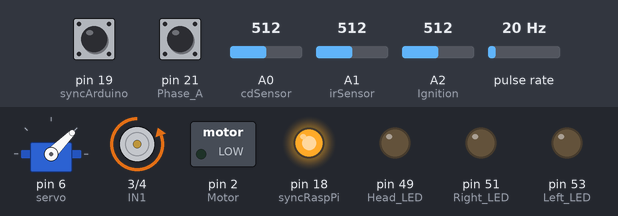
The sketch below on a simulated Arduino Mega 2560, built with avr-gcc and run on an emulated ATmega2560. Parts: servo, motor-driver pin pairs drawn as motors (green arrow = first pin HIGH = forward, orange = second pin HIGH = backward, longer = more drive), switched loads named in the sketch (green lamp = pin HIGH), output pins drawn as LEDs (lit = HIGH). Wiring (inferred from the names in the program): pulse sensor: data pin 47. The test bench sets the inputs (shaded band); at power-on: A0 (cdSensor) = 512, A1 (irSensor) = 512, pin 19 (syncArduino) HIGH, pin 21 (Phase_A) HIGH, A2 (Ignition) = 512, pulse rate 20 Hz. Servo pulses on a pin are drawn as a servo (544–2400 µs = 0–180°); pins used as bus, display or sensor lines are not drawn; what the sketch prints to the serial monitor is not drawn.

Above: at 8.2 s.
8.3 s: A0 (cdSensor) set to 585
9.8 s: A0 (cdSensor) set to 619
At 10.3 s:
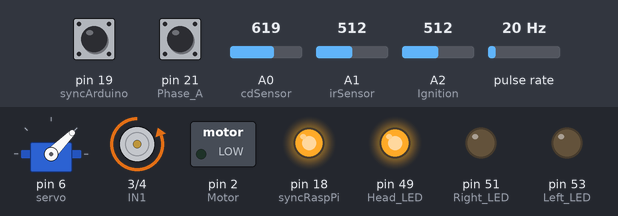
11.3 s: A1 (irSensor) set to 491
At 12.4 s:
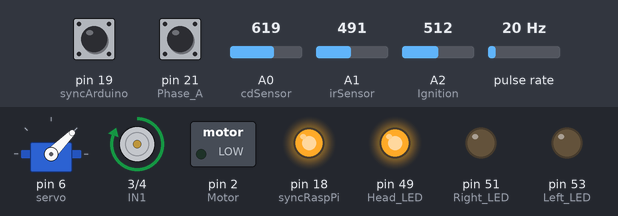
12.8 s: A0 (cdSensor) set to 590
At 13.1 s:
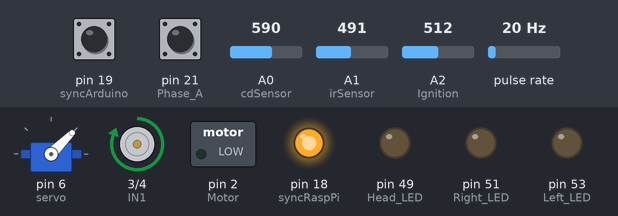
14.3 s: A0 (cdSensor) set to 610
At 15.5 s:
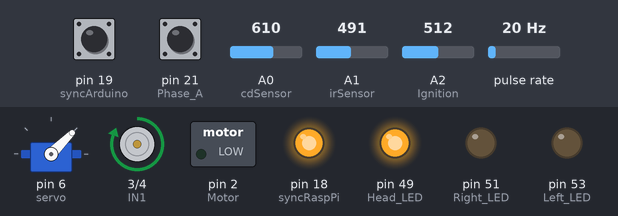
15.8 s: A0 (cdSensor) set to 306
At 17.1 s:
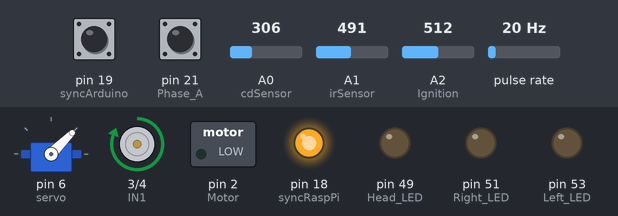
Timing chart, 0 to 18.3 s (numbered marks = the images above; inputs shaded):
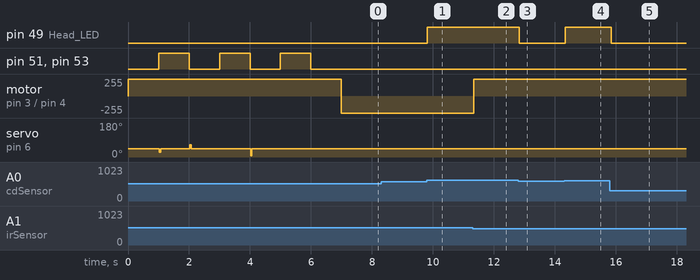

The sketch:

AutoDriving.ino
```cpp
/*  include */
#include <avr/wdt.h>

/* Configuration */
#define ENABLE  1
#define DISABLE 0

#define L298N               0
#define MD10C               1

#define ENCODER_TYPE_A      0
#define ENCODER_TYPE_B      1

#define DEBUG               ENABLE

#define MOTOR_DRIVER_SPEC   L298N
#define ENCODER_TYPE        ENCODER_TYPE_A

/*  define  */
#define WheelGear 30
#define EncoderGear 81
#define TwoPiR 0.19823
#define Resolution 360

#define Servo_MAXus     (300U)
#define Servo_MINus     (100U)

#define SamplingTime_A    0.09                    // Sec 단위 (속도 계산 주기)
#define SamplingTime_B    1.0                     // Sec 단위 (속도 계산 주기)

#define R1          9.83                          // Battery 분배 저항 1
#define R2          4.61                          // Battery 분배 저항 2

/*    Command    */
#define Command_Servo          0
#define Command_Velocity       1
#define Command_Transmission   2
#define Command_Battery        3
#define Command_CarState       4

/* Pin Number */
#define cdSensor A0
#define irSensor A1
#define Ignition A2

#define Motor       2
#if (MOTOR_DRIVER_SPEC == L298N)
#define IN1         3
#define IN2         4
#elif (MOTOR_DRIVER_SPEC == MD10C)
#define Dir         3
#else
#error "Check Motor Driver Spec!!!"
#endif
#define servo       6
#define syncRaspPi  18
#define syncArduino 19
#define Phase_B     20
#define Phase_A     21
#define Rear_LED    47
#define Head_LED    49
#define Right_LED   51
#define Left_LED    53


/* Initialize Function */
void Pin_Init();
void Interrupt_Init();
void Timer_Init();
void PWM_Init();
void Watchdog_Init();

/* Motor Function */
void Forward();
void Backward();
void Servo_power(int angle);
void Motor_power(int value);
void AEB_system();
void PI_Controller();
void PD_Controller();

/* ETC Function */
void Sensing();
void Actuating();
void Decode_command();

/* Interrupt variable */
volatile String Order = "";
volatile int Command_ID;
volatile int Command_DATA;
volatile char Command_TYPE;
volatile float Command_fData;

volatile int pulseCount = 0;
volatile float distance = 0;
volatile float velocity = 0;

/* Ignition and Battery variable */
volatile int ignitionCount = 0;
volatile int voltageData = 0;
volatile float voltage = 0;

/* Sync variable */
volatile int syncCount = 0;

/* Sensing Variable */
int brightness = 0;
int frontDistance = 0;

/* PI Motor control Varialble */
volatile float PI_motorControl = 0;
volatile float P_motorControl = 0;
volatile float I_motorControl = 0;
volatile float motorKp = 50;
volatile float motorKi = 110;
volatile float motorError = 0;

/* PD Motor control Varialble */
volatile float PD_servoControl = 0;
volatile float P_servoControl = 0;
volatile float D_servoControl = 0;
volatile float servoKp = 0.3;
volatile float servoKd = 1.5;
volatile float servoError = 0;
volatile float servoErrorPrev = 0;

float refVelocity = 0;
int power = 128;

enum Transmission {
  P = 0,
  R,
  N,
  D
};

class flag {
  public:
    volatile bool change;
    volatile bool AEB;
    volatile bool LED;
    volatile bool IG;
    volatile bool sync;
    volatile int curT;

    flag();
    ~flag();
};
flag::flag() {
  change = false;
  AEB = false;
  LED = false;
  IG = false;
  sync = false;
  curT = P;
}

flag::~flag() {

}

flag *state;

void setup() {
  // put your setup code here, to run once:
  Pin_Init();
  Timer_Init();
  Interrupt_Init();
  PWM_Init();

  state = new flag();

  Serial.begin(115200);

  Serial.println("Operating...");
  delay(1000);
  Order.reserve(200);

  Servo_power(-30);
  digitalWrite(Right_LED, HIGH);
  digitalWrite(Left_LED, HIGH);
  delay(1000);

  Servo_power(30);
  digitalWrite(Right_LED, LOW);
  digitalWrite(Left_LED, LOW);
  delay(1000);

  Servo_power(0);
  digitalWrite(Right_LED, HIGH);
  digitalWrite(Left_LED, HIGH);
  delay(1000);

  Servo_power(-60);
  digitalWrite(Right_LED, LOW);
  digitalWrite(Left_LED, LOW);
  delay(1000);

  Servo_power(60);
  digitalWrite(Right_LED, HIGH);
  digitalWrite(Left_LED, HIGH);
  delay(1000);

  Servo_power(0);
  digitalWrite(Right_LED, LOW);
  digitalWrite(Left_LED, LOW);
  delay(1000);

  refVelocity = 0;
  Forward();

  while (!state->IG || !state->sync) {
    ;
  }
  Serial.println("Ignition On...");

  digitalWrite(syncRaspPi, HIGH);
  wdt_enable(WDTO_4S);
}

void loop() {
  // put your main code here, to run repeatedly:
  wdt_reset();
  Sensing();

  Actuating();

  delay(50);
}

void Sensing() {

  brightness = analogRead(cdSensor);
  frontDistance = analogRead(irSensor);

  if (brightness > 600) {
    state->LED = true;
  }
  else {
    state->LED = false;

  }

  if (frontDistance > 500) {
    state->AEB = true;
  }
  else {
    state->AEB = false;

  }
}

void Actuating() {
  if (state->change) {
    state->change = false;

    Decode_command();
    Order = "";
  }

  if (state->LED)
    digitalWrite(Head_LED, HIGH);
  else
    digitalWrite(Head_LED, LOW);

  while (!state->IG || !state->sync) {
    if (!state->IG)
      Serial.println("Low Battery Voltage or Ignition Off");
    else
      ;
    if (!state->sync)
      Serial.println("Disconnect Raspberry Pi");
    else
      ;
    delay(1000);
  }


}

void AEB_system() {
  digitalWrite(Rear_LED, HIGH);
  PI_motorControl = 0;
  I_motorControl = 0;
  if (velocity > 0 ) {
    Backward();
    Motor_power(200);
  }
  else {
    Forward();
    Motor_power(0);
  }
}

void PI_Controller() {
  motorError = refVelocity - velocity;
  P_motorControl = motorKp * motorError;
  I_motorControl += motorKi * motorError * SamplingTime_A;
  PI_motorControl = P_motorControl + I_motorControl;
  if ((velocity == 0 && refVelocity != 0) && state->curT != P)
    I_motorControl += 25;
  else
    ;
  if (PI_motorControl > 255)
    PI_motorControl = 255;
  else if (PI_motorControl < -255)
    PI_motorControl = -255;
}

void PD_Controller() {
  P_servoControl = servoKp * servoError;
  D_servoControl = servoKd * (servoError - servoErrorPrev) / SamplingTime_A;

  servoErrorPrev = servoError;

  PD_servoControl = P_servoControl + D_servoControl;
}

ISR(TIMER1_COMPA_vect) {
  distance = (float)EncoderGear / (float)Resolution * pulseCount / (float) WheelGear * TwoPiR;
  velocity = distance / SamplingTime_A;
  pulseCount = 0;

  PD_Controller();
  if (PD_servoControl < -60)
    Servo_power(-60);
  else if (PD_servoControl > 60)
    Servo_power(60);
  else
    Servo_power(PD_servoControl);

  if (!state->AEB) {
    switch (state->curT) {
      case P:
        refVelocity = 0;
        PI_Controller();
        if (PI_motorControl >= 0) {
          Backward();
          Motor_power(PI_motorControl);
        }
        else {
          Forward();
          Motor_power(-PI_motorControl);
        }
        break;

      case R:
        PI_Controller();
        if (PI_motorControl >= 0) {
          Motor_power(0);
        }
        else {
          Backward();
          Motor_power(-PI_motorControl);
        }
        break;

      case N:
        break;

      case D:
        PI_Controller();
        if (PI_motorControl >= 0) {
          Forward();
          Motor_power(PI_motorControl);
        }
        else {
          Motor_power(0);
        }
        break;

      default:
        break;
    }


    digitalWrite(Rear_LED, LOW);
  }
  else
    AEB_system();
}   // SamplingTime_A 초마다 동작

ISR(TIMER5_COMPA_vect) {
  voltageData = analogRead(Ignition);
  voltage = (float)voltageData * (5.0 / 1024.0);             // ADC -> Voltage
  voltage = voltage * ((R1 + R2) / R2);             // calcurate origin voltage

  if (voltage >= 7.6 && ignitionCount <= 10)
    ignitionCount++;
  else if (voltage < 7.6 && ignitionCount > 0) {
    ignitionCount--;
  }
  else
    ;

  if (!digitalRead(syncArduino))
    syncCount++;
  else
    syncCount = 0;

  if (syncCount >= 5)
    state->sync = false;
  else
    state->sync = true;

  if (ignitionCount >= 5)
    state->IG = true;
  else if (ignitionCount <= 0)
    state->IG = false;
  else
    ;
}   // SamplingTime_B 초마다 동작


ISR(INT0_vect) {
  if (!digitalRead(Phase_B))
    pulseCount++;
  else
    pulseCount--;

}   // Phase A

void Pin_Init() {
  /* Input */
  pinMode(Phase_A, INPUT_PULLUP);     // Encoder Phase A
  pinMode(Phase_B, INPUT_PULLUP);     // Encoder Phase B
  pinMode(syncArduino, INPUT_PULLUP); // Arduino Sync pin

  /* Output */
  pinMode(Motor, OUTPUT);             // Motor PWM
  pinMode(servo, OUTPUT);             // Servo PWM
#if (MOTOR_DRIVER_SPEC == L298N)
  pinMode(IN1, OUTPUT);               // IN 1
  pinMode(IN2, OUTPUT);               // IN 2
#elif (MOTOR_DRIVER_SPEC == MD10C)
  pinMode(Dir, OUTPUT);               // Dir
#else
#error "Check Motor Driver Spec!!!"
#endif
  pinMode(syncRaspPi, OUTPUT);        // Raspberry Pi Sync pin
  pinMode(Left_LED, OUTPUT);          // 왼쪽 방향 지시등
  pinMode(Right_LED, OUTPUT);         // 오른쪽 방향 지시등
  pinMode(Head_LED, OUTPUT);          // 헤드 램프
  pinMode(Rear_LED, OUTPUT);          // 브레이크등

}

void Interrupt_Init() {
  EICRA |= (1 << ISC01);
  EICRA &= ~(1 << ISC00);       // INT0 Falling Edge

  EIFR |= (1 << INTF0);         // Clear INT0 Flag

  EIMSK |= (1 << INT0);         // Enable INT0

  sei();
}

void Timer_Init() {
  TCCR1B &= ~(1 << WGM13);
  TCCR1B |= (1 << WGM12);
  TCCR1A &= ~(1 << WGM11);
  TCCR1A &= ~(1 << WGM10);          // CTC Mode

  TCCR1B |= (1 << CS12);
  TCCR1B &= ~(1 << CS11);
  TCCR1B &= ~(1 << CS10);            // CLK/256

  OCR1A = (16000000 / 256) * SamplingTime_A - 1;                // Sampling Time을 Tick으로 계산 (Sec 단위)

  TCNT1 = 0x0000;

  TIMSK1 |= (1 << OCIE1A);          // interrupt Enable
  TIFR1 |= (1 << OCF1A);            // Clear Flag


  TCCR5B &= ~(1 << WGM53);
  TCCR5B |= (1 << WGM52);
  TCCR5A &= ~(1 << WGM51);
  TCCR5A &= ~(1 << WGM50);          // CTC Mode

  TCCR5B |= (1 << CS52);
  TCCR5B &= ~(1 << CS51);
  TCCR5B &= ~(1 << CS50);            // CLK/256

  OCR5A = (16000000 / 256) * SamplingTime_B - 1;                // Sampling Time을 Tick으로 계산 (Sec 단위)

  TCNT1 = 0x0000;

  TIMSK5 |= (1 << OCIE5A);          // interrupt Enable
  TIFR5 |= (1 << OCF5A);            // Clear Flag
}

void PWM_Init() {
  TCCR3B &= ~(1 << WGM33);
  TCCR3B |= (1 << WGM32);
  TCCR3A &= ~(1 << WGM31);
  TCCR3A |= (1 << WGM30);           // Fast PWM, 8-bit

  TCCR3A |= (1 << COM3B1);
  TCCR3A &= ~(1 << COM3B0);         // OC3A  Clear on compare match

  TCCR3B &= ~(1 << CS32);
  TCCR3B |= (1 << CS31);
  TCCR3B |= (1 << CS30);            // CLK/64

  TCNT3 = 0;

  ICR4 = 4999;

  TCCR4B |= (1 << WGM43);
  TCCR4B |= (1 << WGM42);
  TCCR4A |= (1 << WGM41);
  TCCR4A &= ~(1 << WGM40);           // Fast PWM, TOP:ICR4

  TCCR4A |= (1 << COM4A1);
  TCCR4A &= ~(1 << COM4A0);         // OC4A Clear on compare match

  TCCR4B &= ~(1 << CS42);
  TCCR4B |= (1 << CS41);
  TCCR4B |= (1 << CS40);            // CLK/64

  TCNT4 = 0;
}
void Forward() {
#if (MOTOR_DRIVER_SPEC == L298N)
  digitalWrite(IN1, LOW);
  //  PORTE &= ~(1 << PORTE5);          // IN1 LOW
  digitalWrite(IN2, HIGH);
  //  PORTG |= (1 << PORTG5);           // IN2 HIGH
#elif (MOTOR_DRIVER_SPEC == MD10C)
  digitalWrite(Dir, HIGH);               // Dir
#else
#error "Check Motor Driver Spec!!!"
#endif
}

void Backward() {
#if (MOTOR_DRIVER_SPEC == L298N)
  digitalWrite(IN1, HIGH);
  //  PORTE |= (1 << PORTE5);           // IN1 HIGH
  digitalWrite(IN2, LOW);
  //  PORTG &= ~(1 << PORTG5);          // IN2 LOW
#elif (MOTOR_DRIVER_SPEC == MD10C)
  digitalWrite(Dir, LOW);               // Dir
#else
#error "Check Motor Driver Spec!!!"
#endif


}

void Servo_power(int angle) {
  uint16_t value;

  value = (float)(angle + 90) / 180 * Servo_MAXus + Servo_MINus;
  OCR4A = value;
}

void Motor_power(int value) {
  // OCR3A = value;
  OCR3B = value;
}

void Decode_command() {
  String Return_Data = "$";
  int state_data = 0;

  switch (Command_ID) {
    case Command_Servo:
      if (Command_TYPE == 'r') {
        Return_Data += "0/" + String(PD_servoControl) + "%";
        Serial.println(Return_Data);
      }
      else if (Command_TYPE == 'w') {
        servoError = Command_DATA;
      }
      break;
    case Command_Velocity:
      if (Command_TYPE == 'r') {
        Return_Data += "1/" + String(velocity) + "%";
        Serial.println(Return_Data);
      }
      else if (Command_TYPE == 'w') {
        refVelocity = Command_fData;
      }
      break;
    case Command_Transmission:
      if (Command_TYPE == 'r') {
        Return_Data += "2/" + String(state->curT) + "%";
        Serial.println(Return_Data);
      }
      else if (Command_TYPE == 'w') {
        state->curT = Command_DATA;
      }
      break;
    case Command_Battery:
      if (Command_TYPE == 'r') {
        Return_Data += "3/" + String(voltage) + "%";
        Serial.println(Return_Data);
      }
      else if (Command_TYPE == 'w') {
        ;
      }
      break;
    case Command_CarState:
      if (Command_TYPE == 'r') {
        state_data = (state->AEB << 3) | (state->LED << 2) | (state->IG << 1) | (state->sync);
        Return_Data += "4/" + String(state_data) + "%";
        Serial.println(Return_Data);
      }
      else if (Command_TYPE == 'w') {
        ;
      }
      break;

    default:
      break;
  }
}

void serialEvent() {
  String DebugData = "";
  while (Serial.available()) {
    char inChar = (char)Serial.read();
    DebugData += inChar;
    delay(10);
  }

  int indexP, indexS;
  String temp;
  if (DebugData[0] == '$') {
    Command_TYPE = DebugData[1];
    indexP = DebugData.indexOf('%');
    if (indexP == -1)
      ;
    else {
      Order = DebugData.substring(2, indexP);
      indexS = Order.indexOf('/');
      temp = Order.substring(0, indexS);
      Command_ID = temp.toInt();
      if (Command_ID == Command_Velocity) {
        temp = Order.substring(indexS + 1);
        Command_fData = temp.toFloat();
      }
      else {
        temp = Order.substring(indexS + 1);
        Command_DATA = temp.toInt();
      }
      state->change = true;
    }
  }
  else
    ;
}
```

prjcfg.cpp
```cpp
#include "prjcfg.h"
```

prjcfg.h
```cpp
#ifndef __PRJCFG_H__
#define __PRJCFG_H__


#endif
```

Measured:
- the behaviour switches between 600 and 601 on A0 (cdSensor) (found by bisection; images 0 and 1)
- the behaviour switches between 501 and 500 on A1 (irSensor) (found by bisection; images 1 and 2)
- after the input at 8.3 s, every drawn part: stays the same
- after the input at 9.8 s, pin 49 (Head_LED): LOW → HIGH at once
- after the input at 11.3 s, motor on pin 3 (IN1) / pin 4 (IN2): backward 255/255 → forward 255/255 at once
- after the input at 12.8 s, pin 49 (Head_LED): HIGH → LOW at once
- after the input at 14.3 s, pin 49 (Head_LED): LOW → HIGH at once
- after the input at 15.8 s, pin 49 (Head_LED): HIGH → LOW at once
